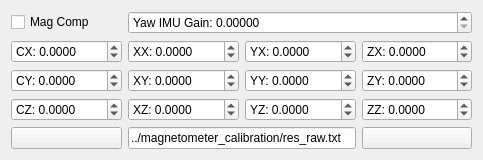
           <widget class="QWidget" name="tab_7">
            <attribute name="icon">
             <iconset resource="resources.qrc">
              <normaloff>:/models/Icons/Gyroscope-96.png</normaloff>:/models/Icons/Gyroscope-96.png</iconset>
            </attribute>
            <attribute name="title">
             <string/>
            </attribute>
            <attribute name="toolTip">
             <string>IMU</string>
            </attribute>
            <layout class="QVBoxLayout" name="verticalLayout_10">
             <item>
              <layout class="QGridLayout" name="gridLayout_2">
               <item row="2" column="0">
                <widget class="QDoubleSpinBox" name="confMagCyBox">
                 <property name="prefix">
                  <string>CY: </string>
                 </property>
                 <property name="decimals">
                  <number>4</number>
                 </property>
                 <property name="minimum">
                  <double>-1000.000000000000000</double>
                 </property>
                 <property name="maximum">
                  <double>1000.000000000000000</double>
                 </property>
                 <property name="singleStep">
                  <double>0.100000000000000</double>
                 </property>
                </widget>
               </item>
               <item row="3" column="2">
                <widget class="QDoubleSpinBox" name="confMagYzBox">
                 <property name="prefix">
                  <string>YZ: </string>
                 </property>
                 <property name="decimals">
                  <number>4</number>
                 </property>
                 <property name="minimum">
                  <double>-1000.000000000000000</double>
                 </property>
                 <property name="maximum">
                  <double>1000.000000000000000</double>
                 </property>
                 <property name="singleStep">
                  <double>0.100000000000000</double>
                 </property>
                </widget>
               </item>
               <item row="3" column="3">
                <widget class="QDoubleSpinBox" name="confMagZzBox">
                 <property name="prefix">
                  <string>ZZ: </string>
                 </property>
                 <property name="decimals">
                  <number>4</number>
                 </property>
                 <property name="minimum">
                  <double>-1000.000000000000000</double>
                 </property>
                 <property name="maximum">
                  <double>1000.000000000000000</double>
                 </property>
                 <property name="singleStep">
                  <double>0.100000000000000</double>
                 </property>
                </widget>
               </item>
               <item row="4" column="0">
                <widget class="QPushButton" name="magCalChooseButton">
                 <property name="toolTip">
                  <string>Choose magnetometer calibration file...</string>
                 </property>
                 <property name="text">
                  <string/>
                 </property>
                 <property name="icon">
                  <iconset resource="resources.qrc">
                   <normaloff>:/models/Icons/Open Folder-96.png</normaloff>:/models/Icons/Open Folder-96.png</iconset>
                 </property>
                </widget>
               </item>
               <item row="1" column="3">
                <widget class="QDoubleSpinBox" name="confMagZxBox">
                 <property name="prefix">
                  <string>ZX: </string>
                 </property>
                 <property name="decimals">
                  <number>4</number>
                 </property>
                 <property name="minimum">
                  <double>-1000.000000000000000</double>
                 </property>
                 <property name="maximum">
                  <double>1000.000000000000000</double>
                 </property>
                 <property name="singleStep">
                  <double>0.100000000000000</double>
                 </property>
                </widget>
               </item>
               <item row="1" column="0">
                <widget class="QDoubleSpinBox" name="confMagCxBox">
                 <property name="prefix">
                  <string>CX: </string>
                 </property>
                 <property name="decimals">
                  <number>4</number>
                 </property>
                 <property name="minimum">
                  <double>-1000.000000000000000</double>
                 </property>
                 <property name="maximum">
                  <double>1000.000000000000000</double>
                 </property>
                 <property name="singleStep">
                  <double>0.100000000000000</double>
                 </property>
                </widget>
               </item>
               <item row="3" column="1">
                <widget class="QDoubleSpinBox" name="confMagXzBox">
                 <property name="prefix">
                  <string>XZ: </string>
                 </property>
                 <property name="decimals">
                  <number>4</number>
                 </property>
                 <property name="minimum">
                  <double>-1000.000000000000000</double>
                 </property>
                 <property name="maximum">
                  <double>1000.000000000000000</double>
                 </property>
                 <property name="singleStep">
                  <double>0.100000000000000</double>
                 </property>
                </widget>
               </item>
               <item row="1" column="1">
                <widget class="QDoubleSpinBox" name="confMagXxBox">
                 <property name="prefix">
                  <string>XX: </string>
                 </property>
                 <property name="decimals">
                  <number>4</number>
                 </property>
                 <property name="minimum">
                  <double>-1000.000000000000000</double>
                 </property>
                 <property name="maximum">
                  <double>1000.000000000000000</double>
                 </property>
                 <property name="singleStep">
                  <double>0.100000000000000</double>
                 </property>
                </widget>
               </item>
               <item row="2" column="2">
                <widget class="QDoubleSpinBox" name="confMagYyBox">
                 <property name="prefix">
                  <string>YY: </string>
                 </property>
                 <property name="decimals">
                  <number>4</number>
                 </property>
                 <property name="minimum">
                  <double>-1000.000000000000000</double>
                 </property>
                 <property name="maximum">
                  <double>1000.000000000000000</double>
                 </property>
                 <property name="singleStep">
                  <double>0.100000000000000</double>
                 </property>
                </widget>
               </item>
               <item row="4" column="3">
                <widget class="QPushButton" name="magCalLoadButton">
                 <property name="toolTip">
                  <string>Load magnetometer calibration from file</string>
                 </property>
                 <property name="text">
                  <string/>
                 </property>
                 <property name="icon">
                  <iconset resource="resources.qrc">
                   <normaloff>:/models/Icons/Process-96.png</normaloff>:/models/Icons/Process-96.png</iconset>
                 </property>
                </widget>
               </item>
               <item row="1" column="2">
                <widget class="QDoubleSpinBox" name="confMagYxBox">
                 <property name="prefix">
                  <string>YX: </string>
                 </property>
                 <property name="decimals">
                  <number>4</number>
                 </property>
                 <property name="minimum">
                  <double>-1000.000000000000000</double>
                 </property>
                 <property name="maximum">
                  <double>1000.000000000000000</double>
                 </property>
                 <property name="singleStep">
                  <double>0.100000000000000</double>
                 </property>
                </widget>
               </item>
               <item row="4" column="1" colspan="2">
                <widget class="QLineEdit" name="magCalFileEdit">
                 <property name="toolTip">
                  <string>Magnetometer calibration file</string>
                 </property>
                 <property name="text">
                  <string>../magnetometer_calibration/res_raw.txt</string>
                 </property>
                </widget>
               </item>
               <item row="2" column="1">
                <widget class="QDoubleSpinBox" name="confMagXyBox">
                 <property name="prefix">
                  <string>XY: </string>
                 </property>
                 <property name="decimals">
                  <number>4</number>
                 </property>
                 <property name="minimum">
                  <double>-1000.000000000000000</double>
                 </property>
                 <property name="maximum">
                  <double>1000.000000000000000</double>
                 </property>
                 <property name="singleStep">
                  <double>0.100000000000000</double>
                 </property>
                </widget>
               </item>
               <item row="2" column="3">
                <widget class="QDoubleSpinBox" name="confMagZyBox">
                 <property name="prefix">
                  <string>ZY: </string>
                 </property>
                 <property name="decimals">
                  <number>4</number>
                 </property>
                 <property name="minimum">
                  <double>-1000.000000000000000</double>
                 </property>
                 <property name="maximum">
                  <double>1000.000000000000000</double>
                 </property>
                 <property name="singleStep">
                  <double>0.100000000000000</double>
                 </property>
                </widget>
               </item>
               <item row="3" column="0">
                <widget class="QDoubleSpinBox" name="confMagCzBox">
                 <property name="prefix">
                  <string>CZ: </string>
                 </property>
                 <property name="decimals">
                  <number>4</number>
                 </property>
                 <property name="minimum">
                  <double>-1000.000000000000000</double>
                 </property>
                 <property name="maximum">
                  <double>1000.000000000000000</double>
                 </property>
                 <property name="singleStep">
                  <double>0.100000000000000</double>
                 </property>
                </widget>
               </item>
               <item row="0" column="0">
                <widget class="QCheckBox" name="confMagCompBox">
                 <property name="text">
                  <string>Mag Comp</string>
                 </property>
                </widget>
               </item>
               <item row="0" column="1" colspan="3">
                <widget class="QDoubleSpinBox" name="confYawImuGainBox">
                 <property name="prefix">
                  <string>Yaw IMU Gain: </string>
                 </property>
                 <property name="decimals">
                  <number>5</number>
                 </property>
                 <property name="maximum">
                  <double>1000.000000000000000</double>
                 </property>
                 <property name="singleStep">
                  <double>0.010000000000000</double>
                 </property>
                </widget>
               </item>
              </layout>
             </item>
            </layout>
           </widget>
